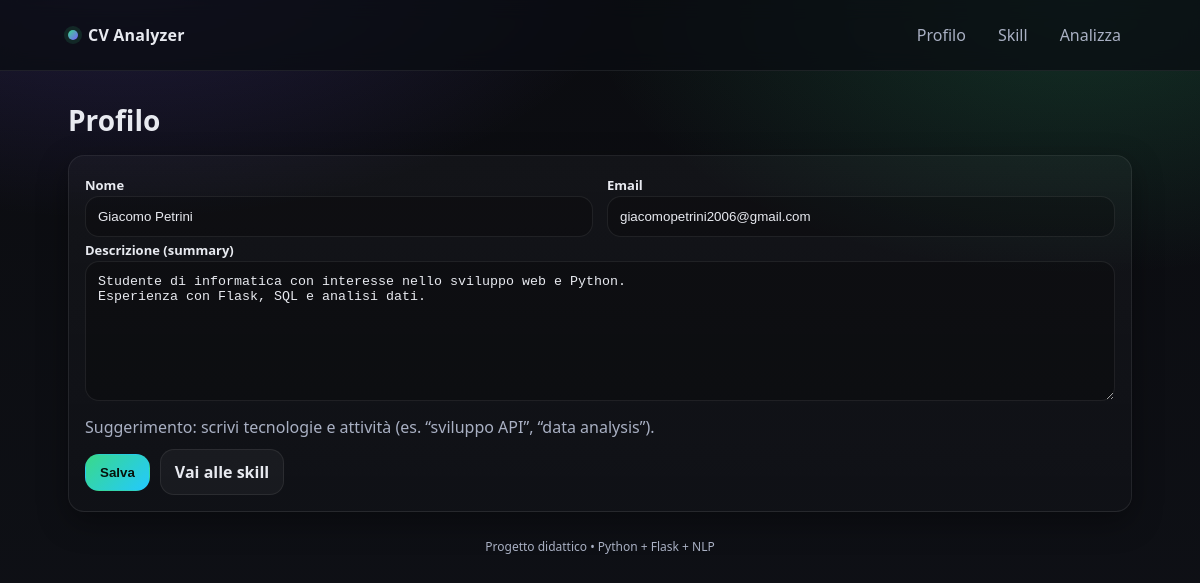
Before: /profile with the older database file.
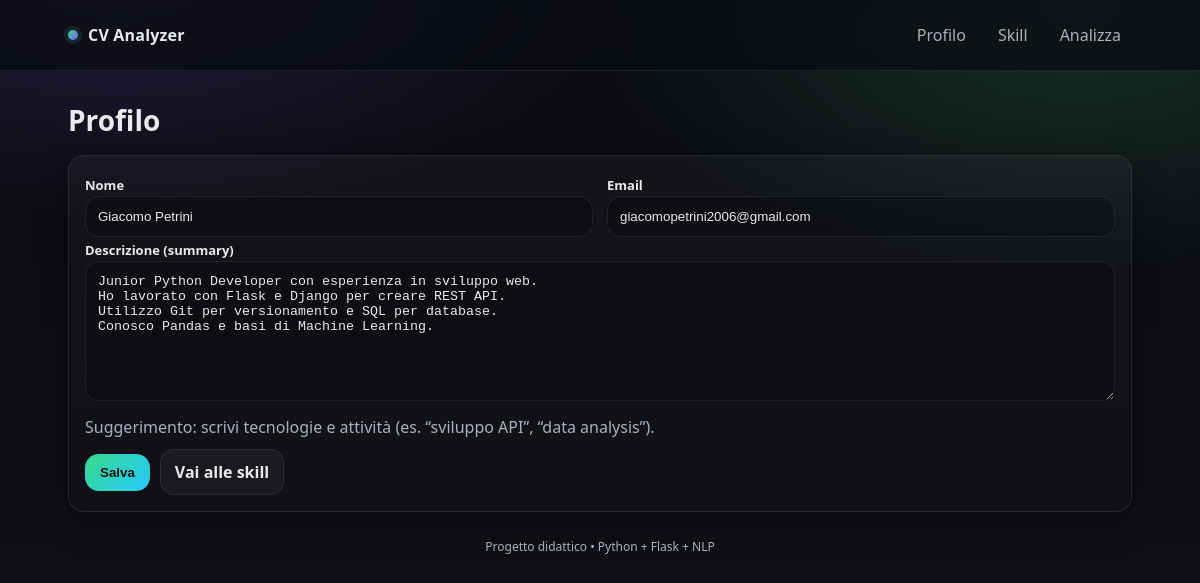
After: the same page with the newer database file.
### models.py (models this page shows)
class Profile(db.Model):
    id = db.Column(db.Integer, primary_key=True)
    name = db.Column(db.String(100), nullable=False, default="")
    email = db.Column(db.String(120), nullable=False, default="")
    summary = db.Column(db.Text, nullable=False, default="")

### app.py (the view)
@app.route("/profile", methods=["GET", "POST"])
def profile():
    p = Profile.query.first()
    if p is None:
        p = Profile(name="", email="", summary="")
        db.session.add(p)
        db.session.commit()
    if request.method == "POST":
        p.name = request.form.get("name", "").strip()
        p.email = request.form.get("email", "").strip()
        p.summary = request.form.get("summary", "").strip()
        db.session.commit()
        return redirect(url_for("profile", saved=1))
    saved = request.args.get("saved") == "1"
    return render_template("profile.html", profile=p, saved=saved)

### templates/profile.html (shortened to what this page needs)
{% extends "base.html" %}
{% block content %}
  <h1>Profilo</h1>
  <form method="post" class="card">
    <div class="grid cols-2">
      <div>
        <label>Nome</label>
        <input type="text" name="name" value="{{ profile.name }}" placeholder="Il tuo nome" />
      </div>
      <div>
        <label>Email</label>
        <input type="email" name="email" value="{{ profile.email }}" placeholder="nome@email.com" />
      </div>
    </div>
    <div>
      <label>Descrizione (summary)</label>
      <textarea name="summary" rows="6" placeholder="2-4 righe su di te (ruolo, esperienza, interessi)">{{ profile.summary }}</textarea>
      <p style="margin-top:8px">Suggerimento: scrivi tecnologie e attività (es. “sviluppo API”, “data analysis”).</p>
    </div>
    <div class="actions">
      <button class="btn" type="submit">Salva</button>
      <a class="btn secondary" href="{{ url_for('skills') }}">Vai alle skill</a>
    </div>
  </form>
{% endblock %}

### templates/base.html (shortened to what this page needs)
<!doctype html>
<html lang="it">
<head>
  <link rel="stylesheet" href="{{ url_for('static', filename='style.css') }}">
</head>
<body>
  <header class="topbar">
    <nav class="nav">
      <a class="brand" href="{{ url_for('home') }}">
        <span class="brand-dot"></span>
        <span>CV Analyzer</span>
      </a>
      <div class="nav-links">
        <a class="link" href="{{ url_for('profile') }}">Profilo</a>
        <a class="link" href="{{ url_for('skills') }}">Skill</a>
        <a class="link" href="{{ url_for('analyze_page') }}">Analizza</a>
      </div>
    </nav>
  </header>
  <main class="container">
    {% block content %}{% endblock %}
    <div class="footer">Progetto didattico • Python + Flask + NLP</div>
  </main>
</body>
</html>

### static/style.css (style rules this page uses)
:root { --bg0:#0b0c10; --bg1:#0f1117; --card:#141824; --card2:#10131c; --text:#e8eaf0; --muted:#a9b0c3; --border:rgba(255,255,255,.08); --shadow: 0 10px 30px rgba(0,0,0,.35); --radius:16px; --accent:#39d98a; --accent2:#7c5cff; --danger:#ff5c5c; --warning:#ffcc66; }
* { box-sizing:border-box }
html,body { height:100% }
body { margin:0; font-family: ui-sans-serif, system-ui, -apple-system, Segoe UI, Roboto, Arial, "Apple Color Emoji","Segoe UI Emoji"; background: radial-gradient(900px 500px at 10% -10%, rgba(124,92,255,.22), transparent 60%), radial-gradient(900px 500px at 90% 0%, rgba(57,217,138,.18), transparent 55%), linear-gradient(180deg, var(--bg0), var(--bg1)); color:var(--text); line-height:1.5; }
a { color:inherit; text-decoration:none }
.topbar { position:sticky; top:0; z-index:10; background:rgba(10,12,18,.75); backdrop-filter: blur(10px); border-bottom:1px solid var(--border); }
.nav { max-width:1100px; margin:0 auto; padding:14px 18px; display:flex; gap:14px; align-items:center; }
.brand { display:flex; align-items:center; gap:10px; font-weight:750; letter-spacing:.2px; }
.brand-dot { width:10px;height:10px;border-radius:999px; background: linear-gradient(135deg, var(--accent), var(--accent2)); box-shadow: 0 0 0 4px rgba(57,217,138,.12); }
.nav-links { margin-left:auto; display:flex; gap:10px; flex-wrap:wrap; }
.nav a.link { padding:8px 10px; border-radius:12px; border:1px solid transparent; color:var(--muted); }
.container { max-width:1100px; margin:0 auto; padding:22px 18px 40px; }
h1 { font-size:28px; margin:6px 0 14px }
p { color:var(--muted); margin:10px 0 }
.grid { display:grid; gap:14px; }
@media (min-width: 880px) { .grid.cols-2 { grid-template-columns: 1fr 1fr; } }
.card { background:linear-gradient(180deg, rgba(255,255,255,.03), rgba(255,255,255,.01)); border:1px solid var(--border); border-radius:var(--radius); padding:16px; box-shadow:var(--shadow); }
form.card { gap:10px }
label { font-weight:600; color:var(--text); font-size:13px }
input, textarea { width:100%; padding:12px 12px; border-radius:14px; border:1px solid var(--border); background:rgba(0,0,0,.22); color:var(--text); outline:none; }
textarea { resize:vertical; min-height:140px }
.actions { display:flex; gap:10px; flex-wrap:wrap; align-items:center; }
.btn { border:1px solid transparent; border-radius:14px; padding:10px 14px; font-weight:700; cursor:pointer; color:#07120c; background:linear-gradient(135deg, var(--accent), #23c9ff); }
.btn.secondary { background:rgba(255,255,255,.04); color:var(--text); border-color:var(--border); }
.footer { margin-top:26px; color:var(--muted); font-size:12px; text-align:center; }

Changed rows visible on the page:
changed Profile "Giacomo Petrini": summary "Studente di informatica con interesse nello sviluppo web e Python. Esperienza con Flask, SQL e analisi dati." → "Junior Python Developer con esperienza in sviluppo web. Ho lavorato con Flask e Django per creare REST API. Utilizzo Git per versionamento e SQL per database. Conosco Pandas e basi di Machine Learning."
